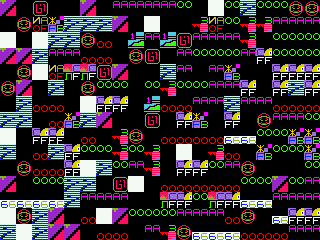

The image is a tile-based game level rendered from a .tmx file. Its description and complete source (layers, tilesets, objects, tile grids) follow:
An orthogonal 20x15 tile map with 16x16 px tiles, 1 tile layer (bkg).

<map version="1.2" tiledversion="1.3.2" orientation="orthogonal" renderorder="right-down" compressionlevel="0" width="20" height="15" tilewidth="16" tileheight="16" infinite="0" nextlayerid="3" nextobjectid="1">
 <tileset firstgid="1" name="1_corrup" tilewidth="16" tileheight="16" tilecount="16" columns="16">
  <image source="1_corrup.bmp" width="256" height="16" />
 </tileset>
 <layer id="1" name="bkg" width="20" height="15">
  <data encoding="csv">
13,6,16,6,6,13,6,11,11,11,11,8,6,14,8,10,8,8,15,15,
6,15,1,2,10,10,10,13,6,14,6,6,5,1,8,5,5,11,11,11,
14,6,14,10,10,15,7,6,9,11,9,16,11,11,11,5,6,8,8,8,
13,13,10,11,11,7,7,6,15,16,6,11,8,8,8,11,4,8,8,8,
6,15,14,1,3,3,16,13,6,6,10,11,6,11,2,6,6,4,4,4,
15,13,6,10,6,15,8,8,6,8,5,8,8,11,11,4,6,4,10,4,
6,10,7,7,6,14,4,4,6,9,7,7,11,11,10,11,11,7,7,7,
10,10,6,7,2,10,13,6,6,16,6,4,2,6,4,6,15,11,11,8,
14,6,4,4,6,7,6,5,15,6,7,7,7,7,12,12,8,8,2,2,
10,6,7,10,4,8,8,5,8,5,6,14,6,5,7,6,2,8,8,2,
6,15,7,7,4,14,10,8,11,5,6,4,4,8,11,15,6,6,6,8,
13,6,8,8,10,10,6,16,14,6,7,7,7,7,7,8,8,13,8,11,
12,12,12,12,10,11,11,11,6,6,3,4,8,3,4,12,12,11,11,11,
14,15,10,13,6,7,14,13,8,8,8,11,11,11,7,15,6,12,4,4,
10,14,10,13,13,6,7,7,6,11,5,15,12,12,12,7,7,7,11,11
</data>
 </layer>
</map>